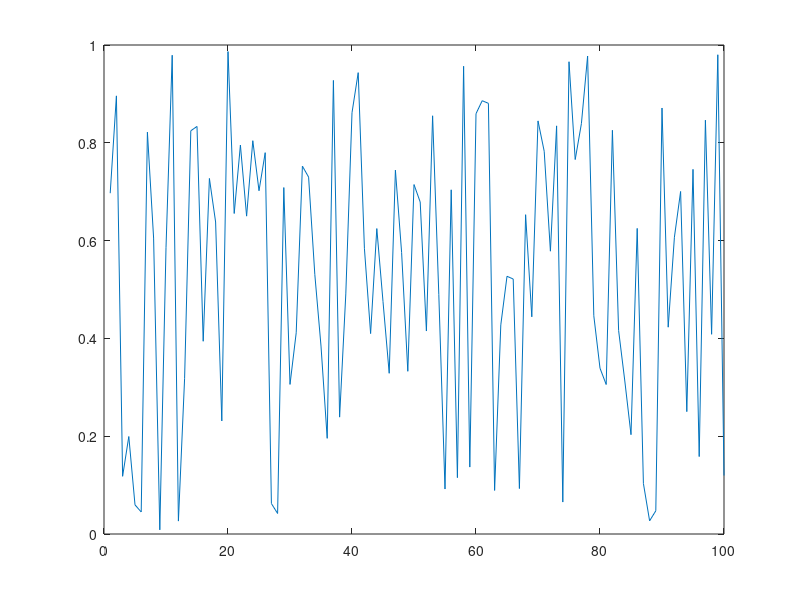

The MATLAB source for this figure:

% The Hurst exponent
%--------------------------------------------------------------------------
% The first 20 lines of code are a small test driver.
% You can delete or comment out this part when you are done validating the 
% function to your satisfaction.
%
% Bill Davidson, quellen@yahoo.com
% 13 Nov 2005

function []=hurst_exponent()
disp('testing Hurst calculation');

n=100;
data=rand(1,n);
plot(data);

hurst=estimate_hurst_exponent(data);

[s,err]=sprintf('Hurst exponent = %.2f',hurst);disp(s);

%--------------------------------------------------------------------------
% This function does dispersional analysis on a data series, then does a 
% Matlab polyfit to a log-log plot to estimate the Hurst exponent of the 
% series.
%
% This algorithm is far faster than a full-blown implementation of Hurst's
% algorithm.  I got the idea from a 2000 PhD dissertation by Hendrik J 
% Blok, and I make no guarantees whatsoever about the rigor of this approach
% or the accuracy of results.  Use it at your own risk.
%
% Bill Davidson
% 21 Oct 2003

function [hurst] = estimate_hurst_exponent(data0)   % data set

data=data0;         % make a local copy

[M,npoints]=size(data0);

yvals=zeros(1,npoints);
xvals=zeros(1,npoints);
data2=zeros(1,npoints);

index=0;
binsize=1;

while npoints>4
    
    y=std(data);
    index=index+1;
    xvals(index)=binsize;
    yvals(index)=binsize*y;
    
    npoints=fix(npoints/2);
    binsize=binsize*2;
    for ipoints=1:npoints % average adjacent points in pairs
        data2(ipoints)=(data(2*ipoints)+data((2*ipoints)-1))*0.5;
    end
    data=data2(1:npoints);
    
end % while

xvals=xvals(1:index);
yvals=yvals(1:index);

logx=log(xvals);
logy=log(yvals);

p2=polyfit(logx,logy,1);
hurst=p2(1); % Hurst exponent is the slope of the linear fit of log-log plot

return;
